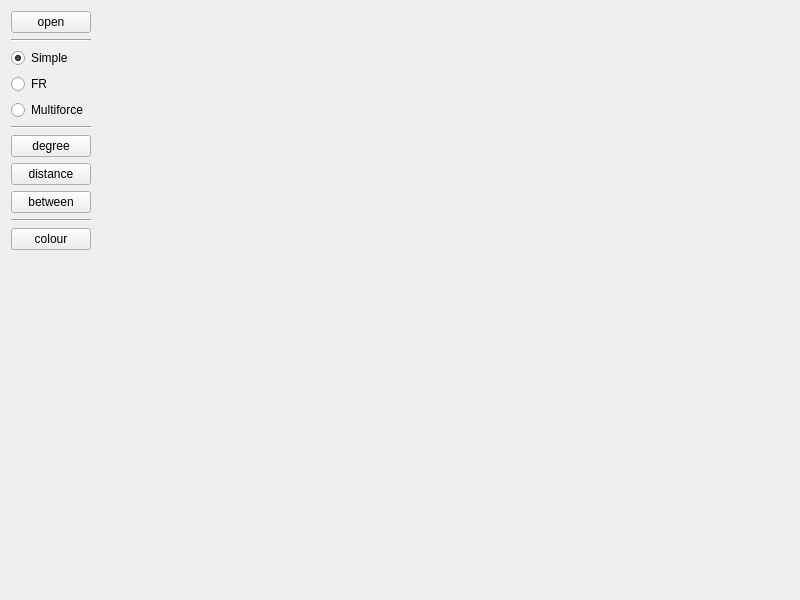
<?xml version="1.0" encoding="UTF-8"?>
<ui version="4.0">
 <class>MainWindow</class>
 <widget class="QMainWindow" name="MainWindow">
  <property name="windowModality">
   <enum>Qt::ApplicationModal</enum>
  </property>
  <property name="geometry">
   <rect>
    <x>0</x>
    <y>0</y>
    <width>800</width>
    <height>600</height>
   </rect>
  </property>
  <property name="windowTitle">
   <string>MainWindow</string>
  </property>
  <widget class="QWidget" name="centralWidget">
   <layout class="QHBoxLayout" name="horizontalLayout_2">
    <item>
     <layout class="QHBoxLayout" name="horizontalLayout">
      <item>
       <layout class="QVBoxLayout" name="verticalLayout">
        <item>
         <widget class="QPushButton" name="pushButton_Open">
          <property name="text">
           <string>open</string>
          </property>
         </widget>
        </item>
        <item>
         <widget class="Line" name="line">
          <property name="orientation">
           <enum>Qt::Horizontal</enum>
          </property>
         </widget>
        </item>
        <item>
         <layout class="QVBoxLayout" name="verticalLayout_2">
          <item>
           <widget class="QRadioButton" name="radioButton_Simple">
            <property name="text">
             <string>Simple</string>
            </property>
            <property name="checked">
             <bool>true</bool>
            </property>
           </widget>
          </item>
          <item>
           <widget class="QRadioButton" name="radioButton_FR">
            <property name="text">
             <string>FR</string>
            </property>
           </widget>
          </item>
          <item>
           <widget class="QRadioButton" name="radioButton_Multiforce">
            <property name="text">
             <string>Multiforce</string>
            </property>
           </widget>
          </item>
         </layout>
        </item>
        <item>
         <widget class="Line" name="line_2">
          <property name="orientation">
           <enum>Qt::Horizontal</enum>
          </property>
         </widget>
        </item>
        <item>
         <layout class="QVBoxLayout" name="verticalLayout_3">
          <item>
           <widget class="QPushButton" name="pushButton_degree">
            <property name="text">
             <string>degree</string>
            </property>
           </widget>
          </item>
          <item>
           <widget class="QPushButton" name="pushButton_distance">
            <property name="text">
             <string>distance</string>
            </property>
           </widget>
          </item>
          <item>
           <widget class="QPushButton" name="pushButton_between">
            <property name="text">
             <string>between</string>
            </property>
           </widget>
          </item>
         </layout>
        </item>
        <item>
         <widget class="Line" name="line_3">
          <property name="orientation">
           <enum>Qt::Horizontal</enum>
          </property>
         </widget>
        </item>
        <item>
         <widget class="QPushButton" name="pushButton_color">
          <property name="text">
           <string>colour</string>
          </property>
         </widget>
        </item>
        <item>
         <spacer name="verticalSpacer">
          <property name="orientation">
           <enum>Qt::Vertical</enum>
          </property>
          <property name="sizeHint" stdset="0">
           <size>
            <width>20</width>
            <height>40</height>
           </size>
          </property>
         </spacer>
        </item>
       </layout>
      </item>
      <item>
       <widget class="GLWidget" name="widget" native="true">
        <property name="sizePolicy">
         <sizepolicy hsizetype="Expanding" vsizetype="Preferred">
          <horstretch>0</horstretch>
          <verstretch>0</verstretch>
         </sizepolicy>
        </property>
       </widget>
      </item>
     </layout>
    </item>
   </layout>
  </widget>
  <widget class="QMenuBar" name="menuBar">
   <property name="geometry">
    <rect>
     <x>0</x>
     <y>0</y>
     <width>800</width>
     <height>21</height>
    </rect>
   </property>
  </widget>
 </widget>
 <layoutdefault spacing="6" margin="11"/>
 <customwidgets>
  <customwidget>
   <class>GLWidget</class>
   <extends>QWidget</extends>
   <header>glwidget.h</header>
   <container>1</container>
  </customwidget>
 </customwidgets>
 <resources/>
 <connections/>
</ui>
